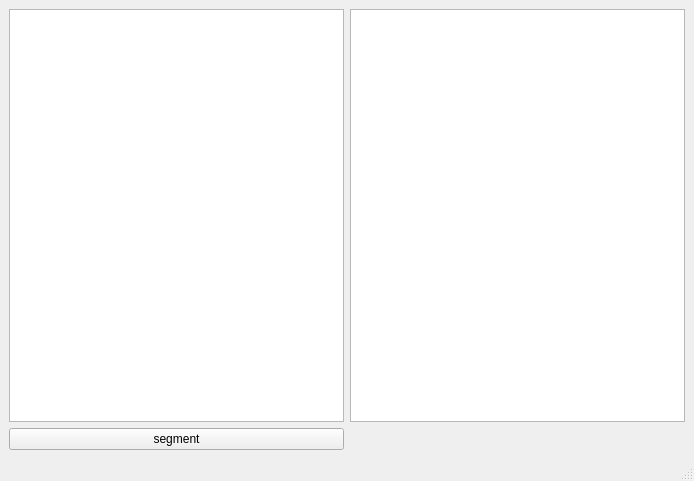
<?xml version="1.0" encoding="UTF-8"?>
<ui version="4.0">
 <class>smart_window</class>
 <widget class="QMainWindow" name="smart_window">
  <property name="geometry">
   <rect>
    <x>0</x>
    <y>0</y>
    <width>694</width>
    <height>481</height>
   </rect>
  </property>
  <property name="windowTitle">
   <string>MainWindow</string>
  </property>
  <widget class="QWidget" name="centralwidget">
   <layout class="QGridLayout" name="gridLayout">
    <item row="1" column="0">
     <widget class="QPushButton" name="seg_button">
      <property name="text">
       <string>segment</string>
      </property>
     </widget>
    </item>
    <item row="0" column="1">
     <widget class="QTextBrowser" name="text_output"/>
    </item>
    <item row="0" column="0">
     <widget class="QTextEdit" name="text_input"/>
    </item>
   </layout>
  </widget>
  <widget class="QMenuBar" name="menubar">
   <property name="geometry">
    <rect>
     <x>0</x>
     <y>0</y>
     <width>694</width>
     <height>26</height>
    </rect>
   </property>
  </widget>
  <widget class="QStatusBar" name="statusbar"/>
 </widget>
 <resources/>
 <connections/>
</ui>
